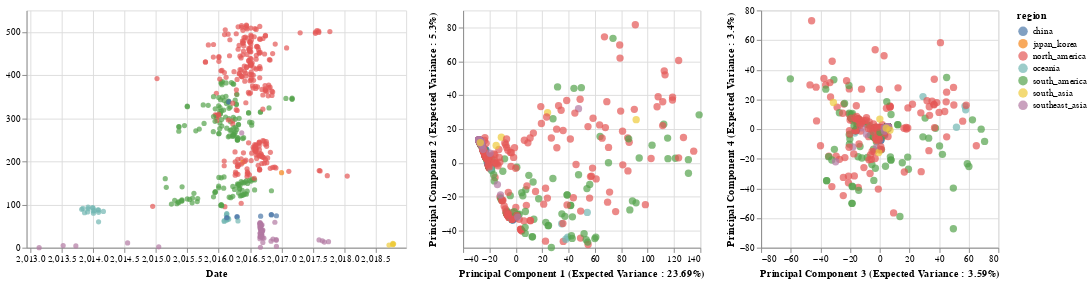

Write notebook code for a chart like this one.
### Markdown cell above
# Linking the Tree with the two other PCA Plots

### Code cell
import altair as alt
base = alt.Chart(merged_df)
brush = alt.selection(type='interval', resolve='global')
tree_name = base.mark_circle().encode(
    x=alt.X(
        "date:Q",
        scale=alt.Scale(domain=(node_df["date"].min() - 0.2, node_df["date"].max() + 0.2)),
        title="Date"
    ),
    y=alt.Y(
        "y:Q",
        title=""
    ),
    color=alt.condition(brush, 'region:N', alt.ColorValue('gray')),
    #color="region:N",
    tooltip=["strain:N", "region:N", "date:Q"]
).add_selection(brush).properties(width=400,height=250)

#brush = alt.selection(type='interval', resolve='global')
#link the charts
pc1 = base.mark_circle(size=60).encode(
    x=alt.X('principal component 1',title='Principal Component 1 (Expected Variance : {}%'.format(round(pca.explained_variance_ratio_[0]*100,2)) + ")"),
    y=alt.X('principal component 2',title='Principal Component 2 (Expected Variance : {}%'.format(round(pca.explained_variance_ratio_[1]*100,2)) + ")"),
    color=alt.condition(brush, 'region', alt.ColorValue('gray')),
    tooltip=['strain', 'region']
).add_selection(
    brush
).properties(
    width=250,
    height=250
)
#Make this into a website (view compiled vega -- gives you the javascript -- put that into a HTML script)

pc34 = base.mark_circle(size=60).encode(
    x=alt.X('principal component 3',title='Principal Component 3 (Expected Variance : {}%'.format(round(pca.explained_variance_ratio_[2]*100,2)) + ")"),
    y=alt.X('principal component 4',title='Principal Component 4 (Expected Variance : {}%'.format(round(pca.explained_variance_ratio_[3]*100,2)) + ")"),
    color=alt.condition(brush, 'region', alt.ColorValue('gray')),
    tooltip=['strain', 'region']
).add_selection(
    brush
).properties(
    width=250,
    height=250
)
#make region clickable
tree_name|pc1|pc34
#pc1.encode(x='principal component 1') | pc34.encode(x='principal component 3') #link the tree to this one as well

### Figure 1 — Vega-Lite specification as saved in the notebook (floating-point values rounded to 4 significant figures; data arrays with more than 128 entries replaced by an {"elided": "..."} marker saying what was removed)
{"$schema": "https://vega.github.io/schema/vega-lite/v3.3.0.json", "config": {"mark": {"tooltip": null}, "view": {"height": 300, "width": 400}}, "data": {"name": "data-af2ea71cb4cea0f1a31e7bb4f3aca48d"}, "datasets": {"data-af2ea71cb4cea0f1a31e7bb4f3aca48d": {"elided": "517 records"}}, "hconcat": [{"encoding": {"color": {"condition": {"field": "region", "selection": "selector038", "type": "nominal"}, "value": "gray"}, "tooltip": [{"field": "strain", "type": "nominal"}, {"field": "region", "type": "nominal"}, {"field": "date", "type": "quantitative"}], "x": {"field": "date", "scale": {"domain": [2013.0, 2019.0]}, "title": "Date", "type": "quantitative"}, "y": {"field": "y", "title": "", "type": "quantitative"}}, "height": 250, "mark": "circle", "selection": {"selector038": {"resolve": "global", "type": "interval"}}, "width": 400}, {"encoding": {"color": {"condition": {"field": "region", "selection": "selector038", "type": "nominal"}, "value": "gray"}, "tooltip": [{"field": "strain", "type": "nominal"}, {"field": "region", "type": "nominal"}], "x": {"field": "principal component 1", "title": "Principal Component 1 (Expected Variance : 23.69%)", "type": "quantitative"}, "y": {"field": "principal component 2", "title": "Principal Component 2 (Expected Variance : 5.3%)", "type": "quantitative"}}, "height": 250, "mark": {"size": 60, "type": "circle"}, "selection": {"selector038": {"resolve": "global", "type": "interval"}}, "width": 250}, {"encoding": {"color": {"condition": {"field": "region", "selection": "selector038", "type": "nominal"}, "value": "gray"}, "tooltip": [{"field": "strain", "type": "nominal"}, {"field": "region", "type": "nominal"}], "x": {"field": "principal component 3", "title": "Principal Component 3 (Expected Variance : 3.59%)", "type": "quantitative"}, "y": {"field": "principal component 4", "title": "Principal Component 4 (Expected Variance : 3.4%)", "type": "quantitative"}}, "height": 250, "mark": {"size": 60, "type": "circle"}, "selection": {"selector038": {"resolve": "global", "type": "interval"}}, "width": 250}]}
